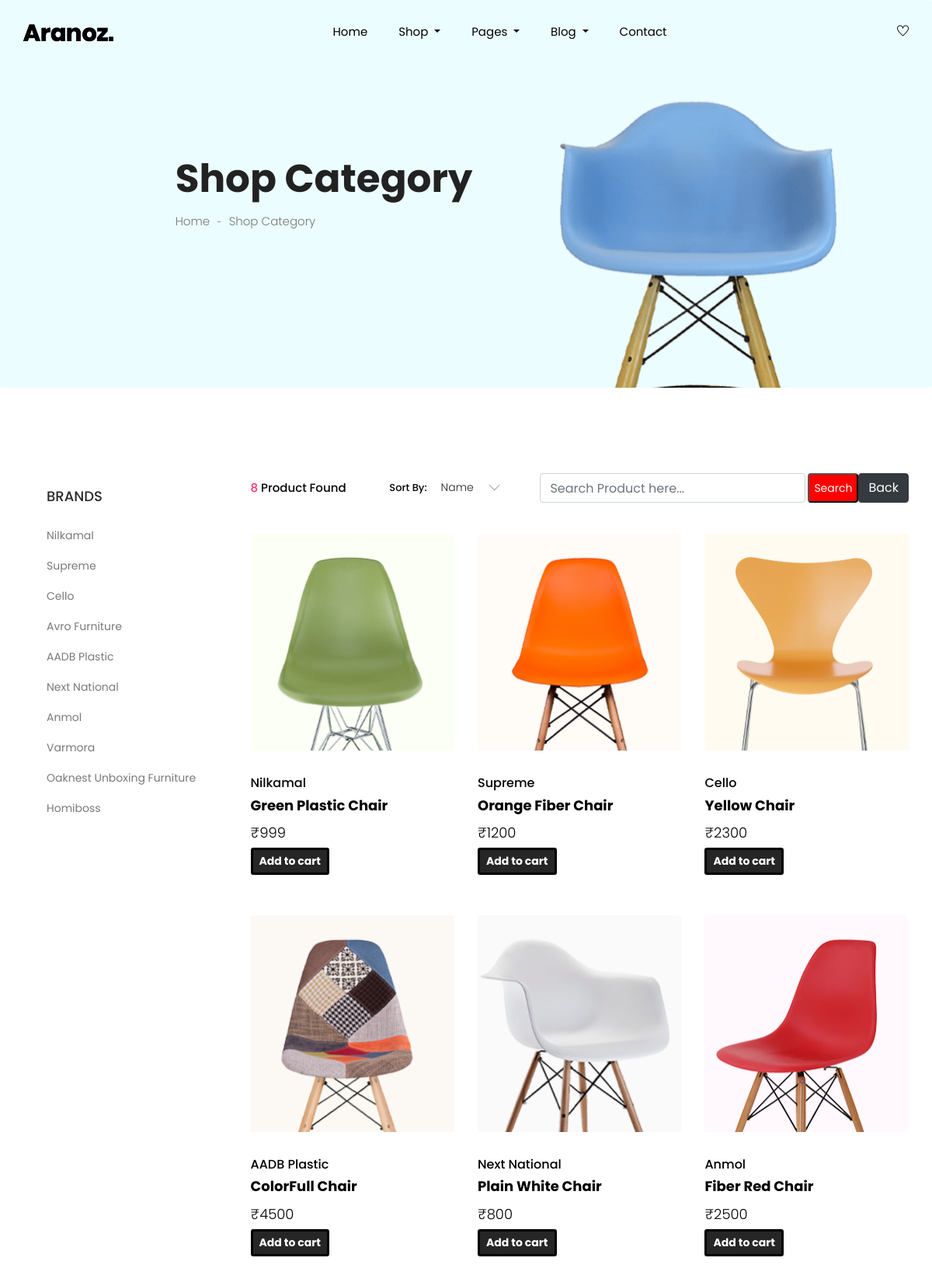
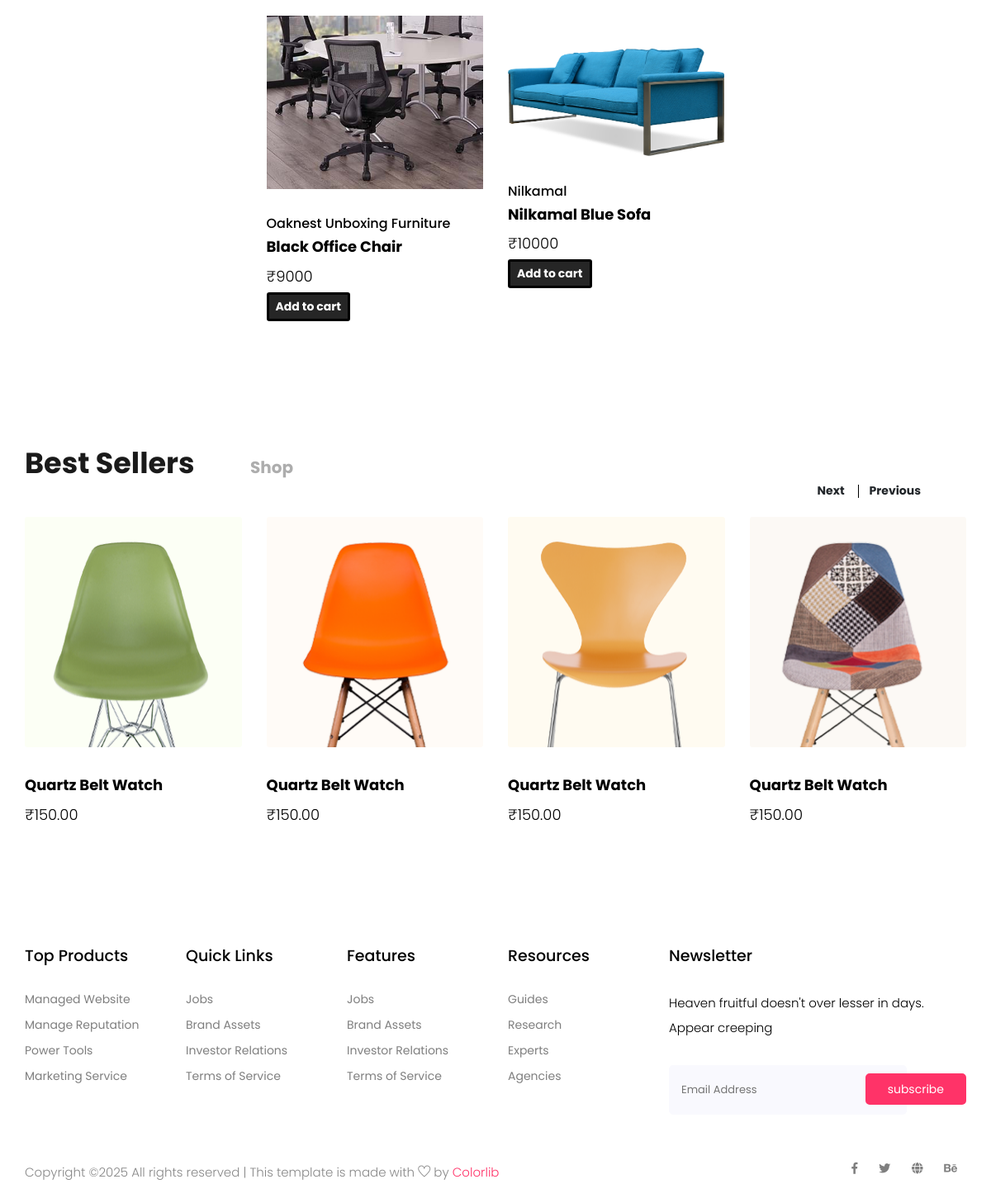
The app's page /category.html with its own data (2 pictures, top to bottom).
### myapp/models.py (models this page shows, shortened)
class brand_table(models.Model):
    name=models.CharField(max_length=100)
    def __str__(self):
        return self.name

class Product_table(models.Model):
    AVAILABLE=[
        ('in-stock','in-stock'),
        ('out-of-stock','out-of-stock'),
    ]
    name=models.CharField(max_length=100)
    price=models.IntegerField()
    use_for=models.CharField(max_length=40)
    description=models.TextField()
    color=models.CharField(max_length=100)
    material=models.CharField(max_length=100)
    size=models.CharField(max_length=100)
    item_weight=models.CharField(max_length=100)
    dimensions=models.CharField(max_length=100)
    brand=models.ForeignKey(brand_table,on_delete=models.CASCADE)
    image=models.ImageField(upload_to='photos')
    available = models.CharField(max_length=100, choices=AVAILABLE)
    def admin_photo(self):
        return mark_safe('<img src="{}" width="100"/>'.format(self.image.url))
    admin_photo.allow_tags = True

### myapp/views.py (the view)
# urls.py: path('category.html',views.categorypage),
def categorypage(request):
    brand = brand_table.objects.all()
    brandid = request.GET.get('brand')
    sort_by = request.GET.get('sort_by')
    if brandid:
        product = Product_table.objects.filter(brand=brandid)
    else:
        product = Product_table.objects.all()
    if sort_by == 'price':
        product = product.order_by('price')
    elif sort_by == 'name':
        product = product.order_by('name')
    elif sort_by == 'color':
        product=product.order_by('color')
    else:
        product = product.order_by('id')
    if not product.exists():
        not_found = True
        messages.warning(request, "PRODUCT NOT FOUND")
    else:
        not_found = False
    getlen = len(product)
    return render(request, "category.html", {
        'getdata': product,
        'brand': brand,
        'not_found': not_found,
        'getlen': getlen
    })

### myapp/templates/category.html (shortened to what this page needs)
<!doctype html>
<html lang="zxx">
<head>
    <link rel="stylesheet" href="static/css/bootstrap.min.css">
    <link rel="stylesheet" href="static/css/animate.css">
    <link rel="stylesheet" href="static/css/owl.carousel.min.css">
    <link rel="stylesheet" href="static/css/nice-select.css">
    <link rel="stylesheet" href="static/css/all.css">
    <link rel="stylesheet" href="static/css/flaticon.css">
    <link rel="stylesheet" href="static/css/themify-icons.css">
    <link rel="stylesheet" href="static/css/magnific-popup.css">
    <link rel="stylesheet" href="static/css/slick.css">
    <link rel="stylesheet" href="static/css/price_rangs.css">
    <link rel="stylesheet" href="static/css/style.css">
</head>
<body>
   <header class="main_menu home_menu">
        <div class="container">
            <div class="row align-items-center">
                <div class="col-lg-12">
                    <nav class="navbar navbar-expand-lg navbar-light">
                        <a class="navbar-brand" href="/"> <img src="static/img/logo.png" alt="logo"> </a>
                        <div class="collapse navbar-collapse main-menu-item" id="navbarSupportedContent">
                            <ul class="navbar-nav">
                                <li class="nav-item">
                                    <a class="nav-link" href="/">Home</a>
                                </li>
                                <li class="nav-item dropdown">
                                    <a class="nav-link dropdown-toggle" href="blog.html" id="navbarDropdown_1"
                                        role="button" data-toggle="dropdown" aria-haspopup="true" aria-expanded="false">
                                        Shop
                                    </a>
                                </li>
                                <li class="nav-item dropdown">
                                    <a class="nav-link dropdown-toggle" href="blog.html" id="navbarDropdown_3"
                                        role="button" data-toggle="dropdown" aria-haspopup="true" aria-expanded="false">
                                        pages
                                    </a>
                                </li>
                                <li class="nav-item dropdown">
                                    <a class="nav-link dropdown-toggle" href="blog.html" id="navbarDropdown_2"
                                        role="button" data-toggle="dropdown" aria-haspopup="true" aria-expanded="false">
                                        blog
                                    </a>
                                </li>
                                <li class="nav-item">
                                    <a class="nav-link" href="contact.html">Contact</a>
                                </li>
                            </ul>
                        </div>
                        <div class="hearer_icon d-flex">
                            <a href=""><i class="ti-heart"></i></a>
                        </div>
                    </nav>
                </div>
            </div>
        </div>
    </header>
    <section class="breadcrumb breadcrumb_bg">
        <div class="container">
            <div class="row justify-content-center">
                <div class="col-lg-8">
                    <div class="breadcrumb_iner">
                        <div class="breadcrumb_iner_item">
                            <h2>Shop Category</h2>
                            <p>Home <span>-</span> Shop Category</p>
                        </div>
                    </div>
                </div>
            </div>
        </div>
    </section>
    <section class="cat_product_area section_padding">
        <div class="container">
            <div class="row">
                <div class="col-lg-3">
                    <div class="left_sidebar_area">
                        <aside class="left_widgets p_filter_widgets">
                            <div class="l_w_title">
                                <h3> BRANDS</h3>
                            </div>
                            <div class="widgets_inner">
                                <ul class="list">
                                     {% for i in brand %}
                                    <li>
                                        <a href="/category.html?brand={{i.id}}">{{i.name}}</a>
                                    </li>
                                    {% endfor %}
                                </ul>
                            </div>
                        </aside>
                    </div>
                </div>
                <div class="col-lg-9">
                    <div class="row">
                        <div class="col-lg-12">
                            <div class="product_top_bar d-flex justify-content-between align-items-center">
                                <div class="single_product_menu">
                                    <p><span>{{getlen}} </span> Product Found</p>
                                </div>
                               <div class="single_product_menu d-flex">
    <h5>Sort by: </h5>
    <form id="sortForm" method="GET">
                                 </form>
</div>
                                <div class="single_product_menu d-flex">
                                    <form action="/findchair" method="post" class="d-flex">
                                            <input type="text" name="cname" class="form-control" placeholder="Search Product here..." autofocus>
                                            <button type="submit" style="color:white;background-color:red;margin-left:3px;border-radius:4px">Search</button>
                                        </form>
                                      {% if not_founds %}
                    <button onclick="location.href='category.html'" class="btn btn-dark">Back</button>
                    {% else %}
                        <button onclick="location.href='category.html'" class="btn btn-dark">Back</button>
                     {% endif %}
                                </div>
                            </div>
                        </div>
                    </div>
                    <div class="row align-items-center latest_product_inner">
                    {% for i in getdata %}
                        <div class="col-lg-4 col-sm-6">
                            <div class="single_product_item">
                               <a href="single-product.html/{{i.id}}"> <img src="media/{{i.image}}" alt=""></a>
                                <div class="single_product_text">
                                    <h5><span>{{i.brand}}</span></h5>
                                    <h4>{{i.name}}</h4>
                                    <h3>₹{{i.price}}</h3>
                                    <form action="{% url 'add_to_cart' i.id %}" method="post">
                                    <button type="submit" class="btn btn-dark cart btn-sm mt-0" id="xyz">Add to cart</button>
                                    </form>
                                </div>
                            </div>
                        </div>
                        {% endfor %}
                    </div>
                </div>
            </div>
        </div>
    </section>
    <section class="product_list best_seller">
        <div class="container">
            <div class="row justify-content-center">
                <div class="col-lg-12">
                    <div class="section_tittle text-center">
                        <h2>Best Sellers <span>shop</span></h2>
                    </div>
                </div>
            </div>
            <div class="row align-items-center justify-content-between">
                <div class="col-lg-12">
                    <div class="best_product_slider owl-carousel">
                        <div class="single_product_item">
                            <img src="static/img/product/product_1.png" alt="">
                            <div class="single_product_text">
                                <h4>Quartz Belt Watch</h4>
                                <h3>₹150.00</h3>
                            </div>
                        </div>
                        <div class="single_product_item">
                            <img src="static/img/product/product_2.png" alt="">
                            <div class="single_product_text">
                                <h4>Quartz Belt Watch</h4>
                                <h3>₹150.00</h3>
                            </div>
                        </div>
                        <div class="single_product_item">
                            <img src="static/img/product/product_3.png" alt="">
                            <div class="single_product_text">
                                <h4>Quartz Belt Watch</h4>
                                <h3>₹150.00</h3>
                            </div>
                        </div>
                        <div class="single_product_item">
                            <img src="static/img/product/product_4.png" alt="">
                            <div class="single_product_text">
                                <h4>Quartz Belt Watch</h4>
                                <h3>₹150.00</h3>
                            </div>
                        </div>
                    </div>
                </div>
            </div>
        </div>
    </section>
    <footer class="footer_part">
        <div class="container">
            <div class="row justify-content-around">
                <div class="col-sm-6 col-lg-2">
                    <div class="single_footer_part">
                        <h4>Top Products</h4>
                        <ul class="list-unstyled">
                            <li><a href="">Managed Website</a></li>
                            <li><a href="">Manage Reputation</a></li>
                            <li><a href="">Power Tools</a></li>
                            <li><a href="">Marketing Service</a></li>
                        </ul>
                    </div>
                </div>
                <div class="col-sm-6 col-lg-2">
                    <div class="single_footer_part">
                        <h4>Quick Links</h4>
                        <ul class="list-unstyled">
                            <li><a href="">Jobs</a></li>
                            <li><a href="">Brand Assets</a></li>
                            <li><a href="">Investor Relations</a></li>
                            <li><a href="">Terms of Service</a></li>
                        </ul>
                    </div>
                </div>
                <div class="col-sm-6 col-lg-2">
                    <div class="single_footer_part">
                        <h4>Features</h4>
                        <ul class="list-unstyled">
                            <li><a href="">Jobs</a></li>
                            <li><a href="">Brand Assets</a></li>
                            <li><a href="">Investor Relations</a></li>
                            <li><a href="">Terms of Service</a></li>
                        </ul>
                    </div>
                </div>
                <div class="col-sm-6 col-lg-2">
                    <div class="single_footer_part">
                        <h4>Resources</h4>
                        <ul class="list-unstyled">
                            <li><a href="">Guides</a></li>
                            <li><a href="">Research</a></li>
                            <li><a href="">Experts</a></li>
                            <li><a href="">Agencies</a></li>
                        </ul>
                    </div>
                </div>
                <div class="col-sm-6 col-lg-4">
                    <div class="single_footer_part">
                        <h4>Newsletter</h4>
                        <p>Heaven fruitful doesn't over lesser in days. Appear creeping
                        </p>
                        <div id="mc_embed_signup">
                            <form target="_blank"
                                action="https://spondonit.us12.list-manage.com/subscribe/post?u=1462626880ade1ac87bd9c93a&amp;id=92a4423d01"
                                method="get" class="subscribe_form relative mail_part">
                                <input type="email" name="email" id="newsletter-form-email" placeholder="Email Address"
                                    class="placeholder hide-on-focus" onfocus="this.placeholder = ''"
                                    onblur="this.placeholder = ' Email Address '">
                                <button type="submit" name="submit" id="newsletter-submit"
                                    class="email_icon newsletter-submit button-contactForm">subscribe</button>
                            </form>
                        </div>
                    </div>
                </div>
            </div>
        </div>
        <div class="copyright_part">
            <div class="container">
                <div class="row">
                    <div class="col-lg-8">
                        <div class="copyright_text">
                            <P>
Copyright &copy;<script>document.write(new Date().getFullYear());</script> All rights reserved | This template is made with <i class="ti-heart" aria-hidden="true"></i> by <a href="https://colorlib.com" target="_blank">Colorlib</a>
</P>
                        </div>
                    </div>
                    <div class="col-lg-4">
                        <div class="footer_icon social_icon">
                            <ul class="list-unstyled">
                                <li><a href="#" class="single_social_icon"><i class="fab fa-facebook-f"></i></a></li>
                                <li><a href="#" class="single_social_icon"><i class="fab fa-twitter"></i></a></li>
                                <li><a href="#" class="single_social_icon"><i class="fas fa-globe"></i></a></li>
                                <li><a href="#" class="single_social_icon"><i class="fab fa-behance"></i></a></li>
                            </ul>
                        </div>
                    </div>
                </div>
            </div>
        </div>
    </footer>
</body>
</html>

### records on screen
brand_table: name "Nilkamal"
brand_table: name "Supreme"
brand_table: name "Cello"
brand_table: name "Avro Furniture"
brand_table: name "AADB Plastic"
brand_table: name "Next National"
brand_table: name "Anmol"
brand_table: name "Varmora"
brand_table: name "Oaknest Unboxing Furniture"
brand_table: name "Homiboss"
Product_table: image (picture), brand "Nilkamal", name "Green Plastic Chair", price "999"
Product_table: image (picture), brand "Supreme", name "Orange Fiber Chair", price "1200"
Product_table: image (picture), brand "Cello", name "Yellow Chair", price "2300"
Product_table: image (picture), brand "AADB Plastic", name "ColorFull Chair", price "4500"
Product_table: image (picture), brand "Next National", name "Plain White Chair", price "800"
Product_table: image (picture), brand "Anmol", name "Fiber Red Chair", price "2500"
Product_table: image (picture), brand "Oaknest Unboxing Furniture", name "Black Office Chair", price "9000"
Product_table: image (picture), brand "Nilkamal", name "Nilkamal Blue Sofa", price "10000"

### other values on screen
{{ getlen }} "8"
